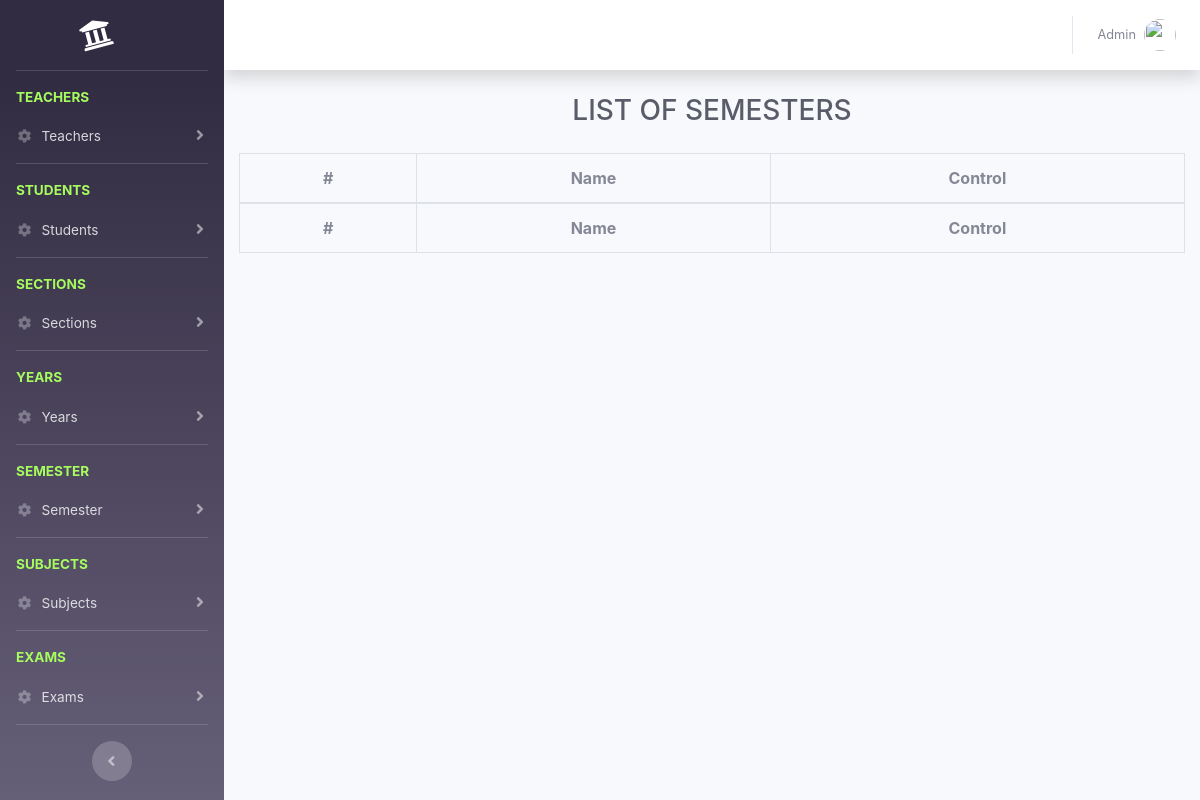
Page /admins/all-exam.php (signed in) on the earlier database version.
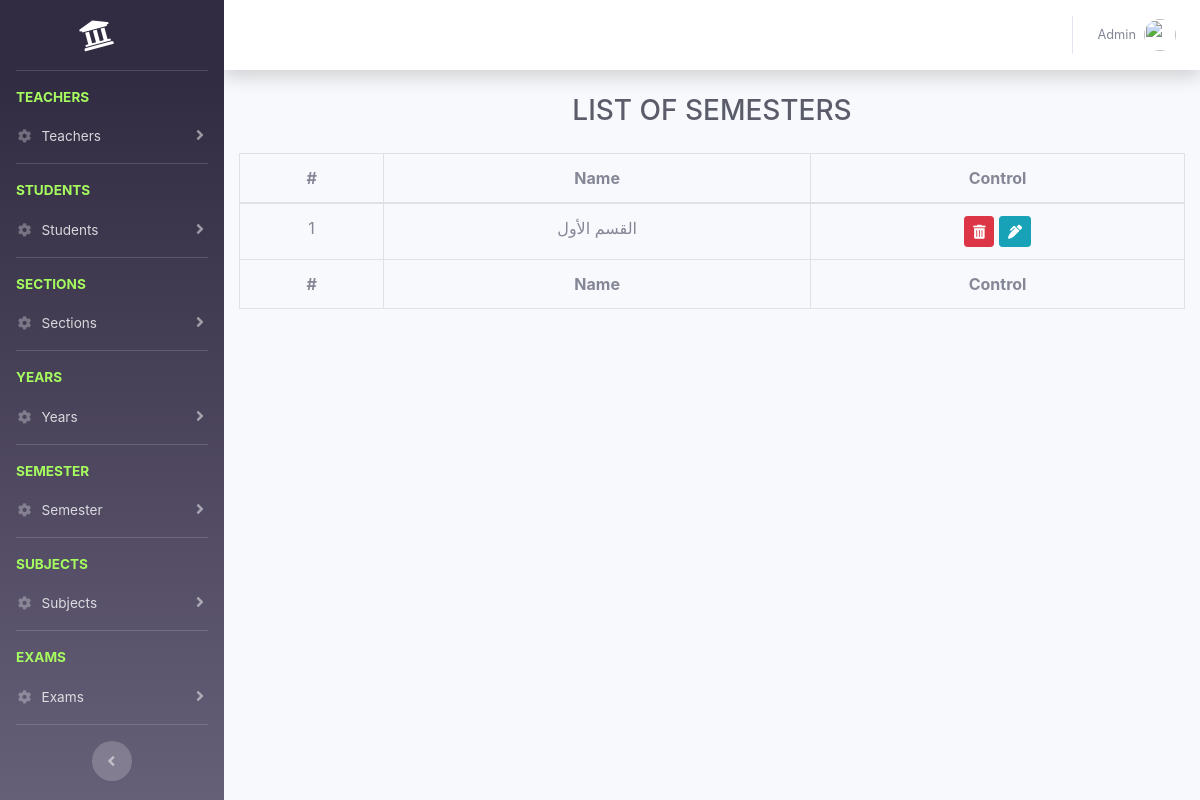
Same page on the later database version.
### tables this page shows
CREATE TABLE `semesters` (
  `id` int(11) NOT NULL,
  `name` varchar(200) DEFAULT NULL
);

### admins/all-exam.php (the view, shortened to what this page needs)
<?php
require('../connection.php');
include('../layout/header.php');
include('layout/sidebar.php');
include('layout/topnav.php');
$sql = "SELECT * FROM semesters";
$result = mysqli_query($conn, $sql);
$semesters = $result->fetch_all(MYSQLI_ASSOC);
?>
<div class="container-fluid">
    <div class="d-sm-flex align-items-center justify-content-between mb-4">
        <h1 class="m-auto h3 mb-0 text-gray-800 text-uppercase">list of semesters</h1>
    </div>
    <div class="row">
        <div class="col-md-12">
        </div>
        <div class="col-md-12">
            <table class="table table-bordered semesters_table">
                <thead>
                <tr class="text-center">
                    <th>#</th>
                    <th>Name</th>
                    <th>Control</th>
                </tr>
                </thead>
                <tbody>
                <?php
                foreach ($semesters as $semester) { ?>
                    <tr class="text-center">
                        <td><?= $semester['id']?></td>
                        <td><?= $semester['name']?></td>
                        <td>
                            <a href="#" data-toggle="modal" data-target="#delete_modal" data-href="<?=APP?>/controllers/semesters/delete.php?id=<?=$semester['id']?>" class="btn btn-danger btn-sm delete_link"><i class="fa fa-trash-alt"></i></a>
                            <a data-toggle="modal" data-target="#edit_modal" href="#" data-href="<?=APP?>/controllers/semesters/get_info.php?id=<?=$semester['id']?>" class="btn btn-info btn-sm edit_link"><i class="fa fa-pen-alt"></i></a>
                        </td>
                    </tr>
                <?php } ?>
                </tbody>
                <tfoot>
                <tr class="text-center">
                    <th>#</th>
                    <th>Name</th>
                    <th>Control</th>
                </tr>
                </tfoot>
            </table>
        </div>
    </div>
</div>
<?php include('../layout/footer.php');?>

Differences in the rows shown:
added semesters: id "1", name "القسم الأول"
